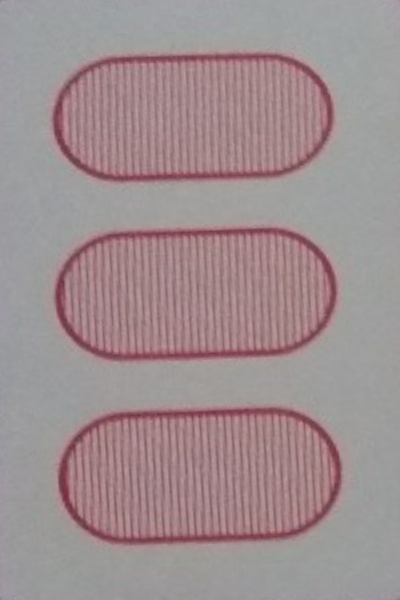
#> input picture extracted images/9.jpg, 400 x 600 px, found by its file name
$ python numberss.py   (older library calls are emulated)
#> lines starting #> are read from the running program, lines starting #| are printed output that depends on the picture; after the words box and inside, x2 and y2 are one past the last pixel; in counts of white or black regions, pixels touching at a corner belong together
import cv2
import numpy as np

image = cv2.imread('9.jpg')     #Change the image here
#> image is the input picture: shape (600, 400, 3); mean B, G, R 144.7, 142.4, 158.9

blurred = cv2.pyrMeanShiftFiltering(image,13,91)
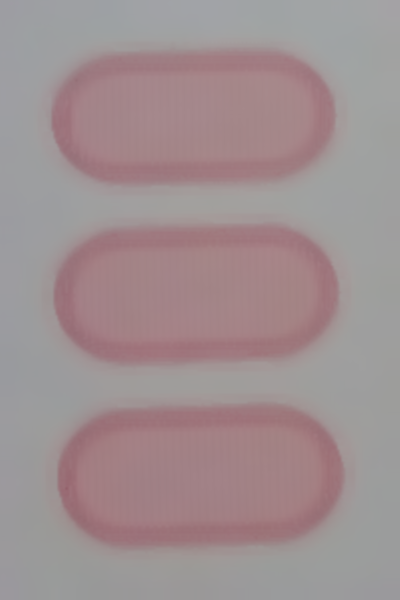
#> blurred: shape (600, 400, 3); mean B, G, R 145.5, 143.3, 159.3
#The parameters here are working for the sample images
#The first parameter is the spatial parameter and color parameter respectively
#The two parameters may change with other images

gray =cv2.cvtColor(blurred,cv2.COLOR_BGR2GRAY)
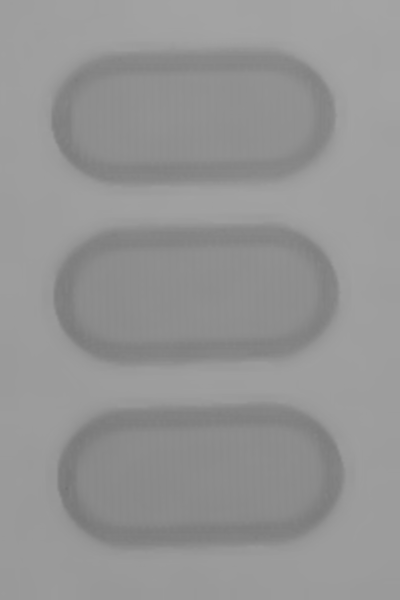
#> gray: shape (600, 400); min 113, max 164, mean 148.3
ret,threshold = cv2.threshold(gray,155,255,cv2.THRESH_BINARY+cv2.THRESH_OTSU)
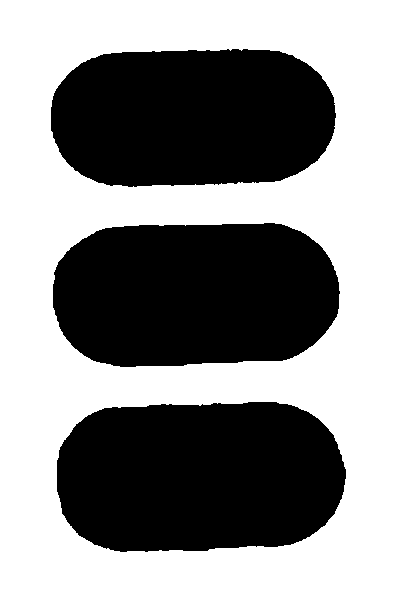
#> threshold: shape (600, 400); 55.4% white; 3 black regions
#> ret = 147

_,contours,_ = cv2.findContours(threshold, cv2.RETR_LIST, cv2.CHAIN_APPROX_NONE)
#> contours = 4 contours; box (x1, y1, x2, y2) and area: (0, 0, 400, 600) 239001, (56, 401, 347, 553) 37894, (52, 222, 341, 368) 36038, (50, 48, 337, 188) 34259
print ("Number of contours detected %d"%(len(contours)-1))
#| Number of contours detected 3

cv2.drawContours(image,contours,-1,(0,0,255),6)
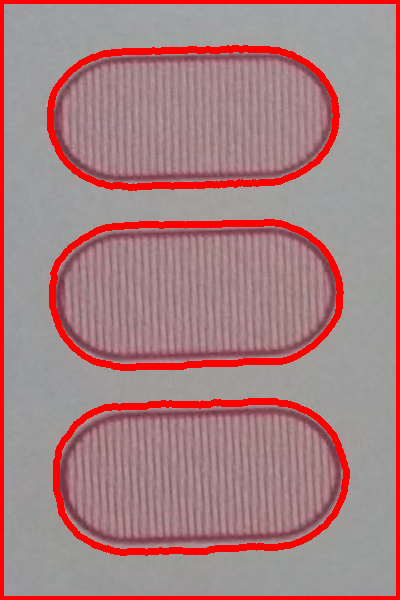
#> image: shape (600, 400, 3); 9.56% of pixels changed, all inside (x1, y1, x2, y2) = (0, 0, 400, 600)
cv2.namedWindow('Display',cv2.WINDOW_NORMAL)
cv2.imshow('Display',image)
cv2.imshow('Displa',blurred)
cv2.imshow('Dspla',gray)
cv2.imshow('Dispa',threshold)
cv2.waitKey(0)
cv2.destroyAllWindows()

$ run again, with extracted images/1.jpg copied over extracted images/9.jpg
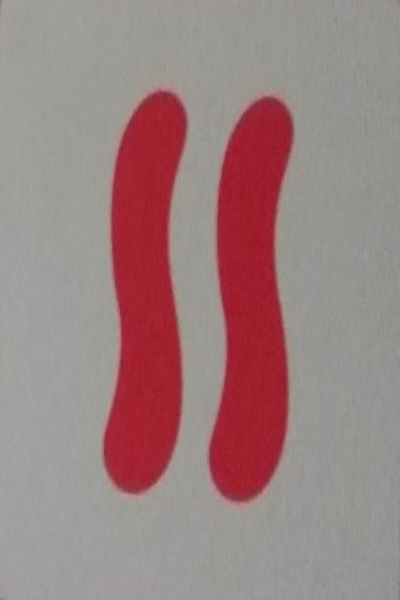
#> input picture extracted images/1.jpg, 400 x 600 px, found by its file name
#> image is the input picture: shape (600, 400, 3); mean B, G, R 129.2, 129.2, 155.4
#> `ret,threshold = cv2.threshold(gray,155,255,cv2.THRESH_BINARY+cv2.THRES..`:
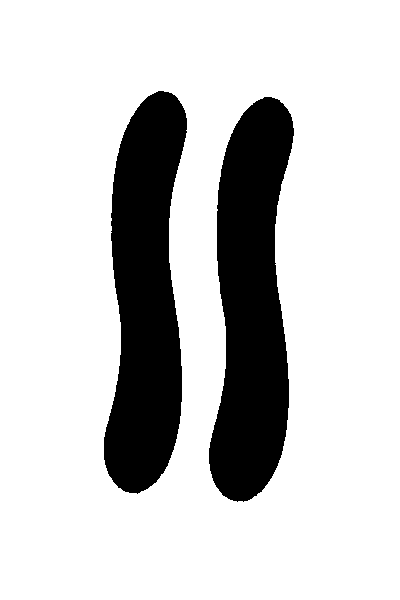
#> threshold: shape (600, 400); 80% white; 2 black regions
#> ret = 113
#> contours = 3 contours; box (x1, y1, x2, y2) and area: (0, 0, 400, 600) 239001, (208, 96, 295, 503) 24681, (103, 90, 188, 495) 24083
#| Number of contours detected 2
#> `cv2.drawContours(image,contours,-1,(0,0,255),6)`:
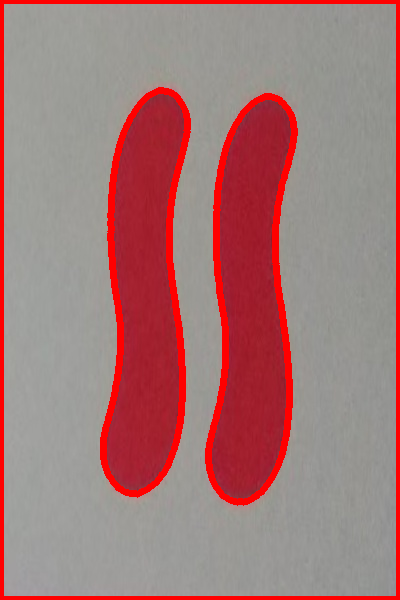
#> image: shape (600, 400, 3); 8.32% of pixels changed, all inside (x1, y1, x2, y2) = (0, 0, 400, 600)

$ run again, with extracted images/2.jpg copied over extracted images/9.jpg
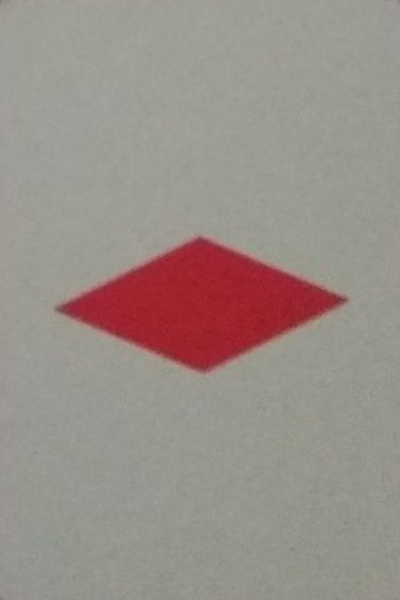
#> input picture extracted images/2.jpg, 400 x 600 px, found by its file name
#> image is the input picture: shape (600, 400, 3); mean B, G, R 137.4, 143.9, 153.5
#> `ret,threshold = cv2.threshold(gray,155,255,cv2.THRESH_BINARY+cv2.THRES..`:
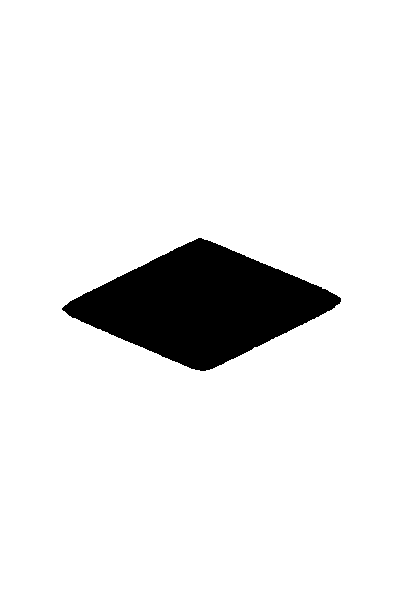
#> threshold: shape (600, 400); 91.6% white; 1 black region
#> ret = 114
#> contours = 2 contours; box (x1, y1, x2, y2) and area: (0, 0, 400, 600) 239001, (61, 237, 342, 372) 20466
#| Number of contours detected 1
#> `cv2.drawContours(image,contours,-1,(0,0,255),6)`:
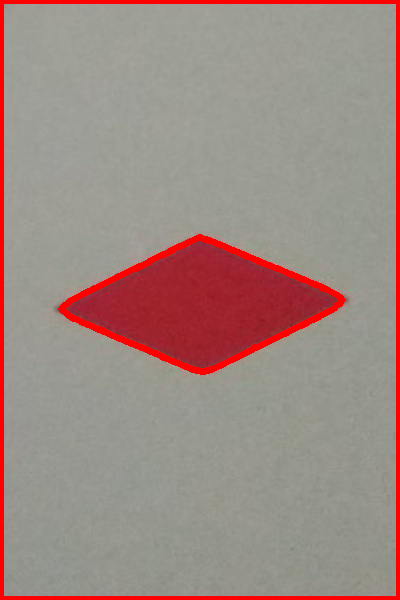
#> image: shape (600, 400, 3); 4.99% of pixels changed, all inside (x1, y1, x2, y2) = (0, 0, 400, 600)
